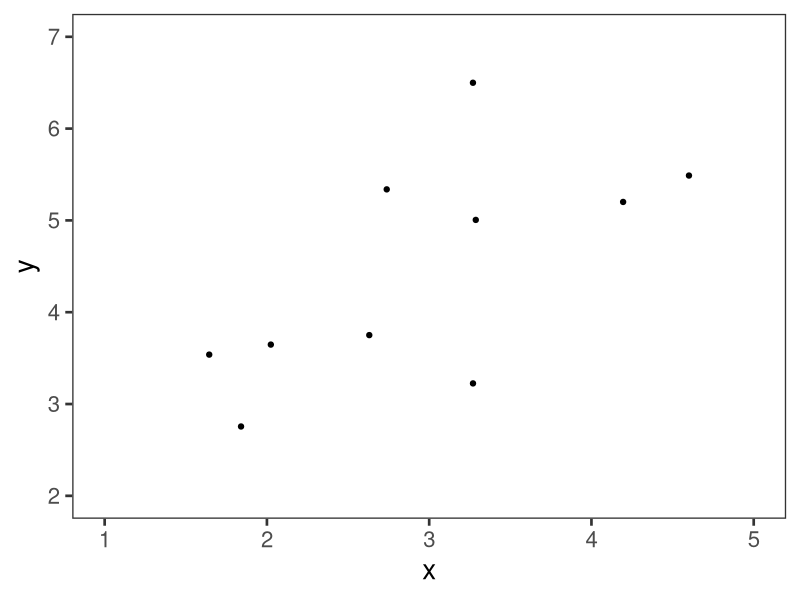
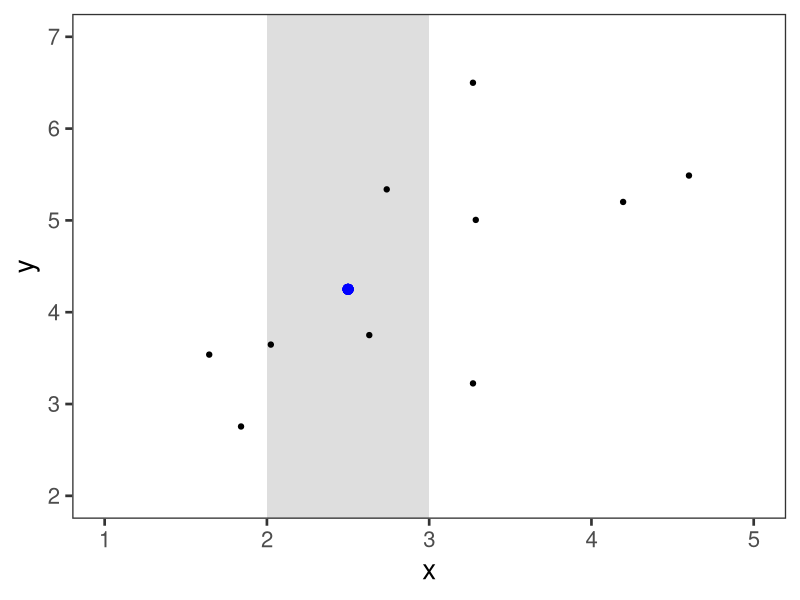
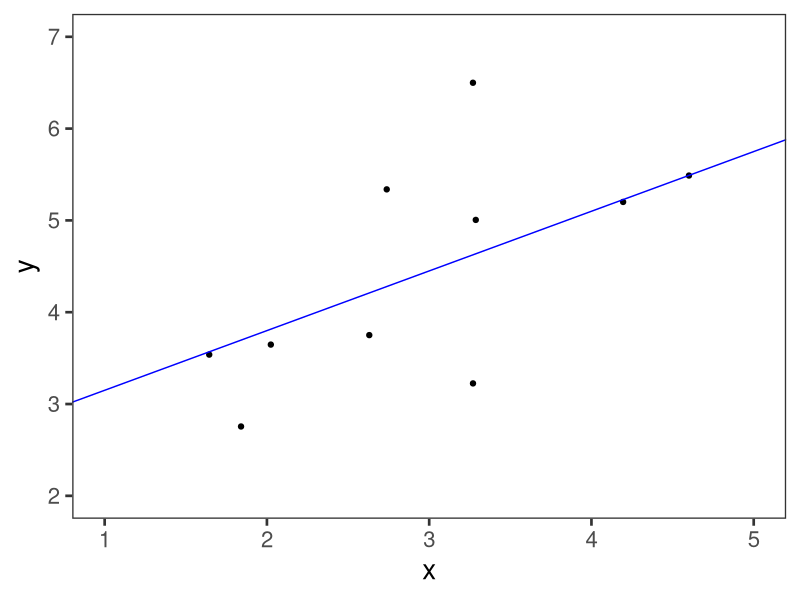
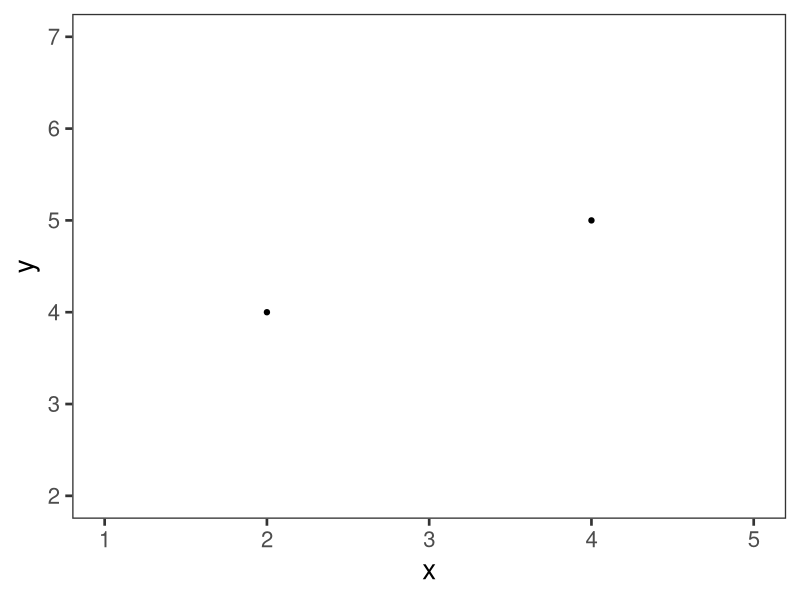
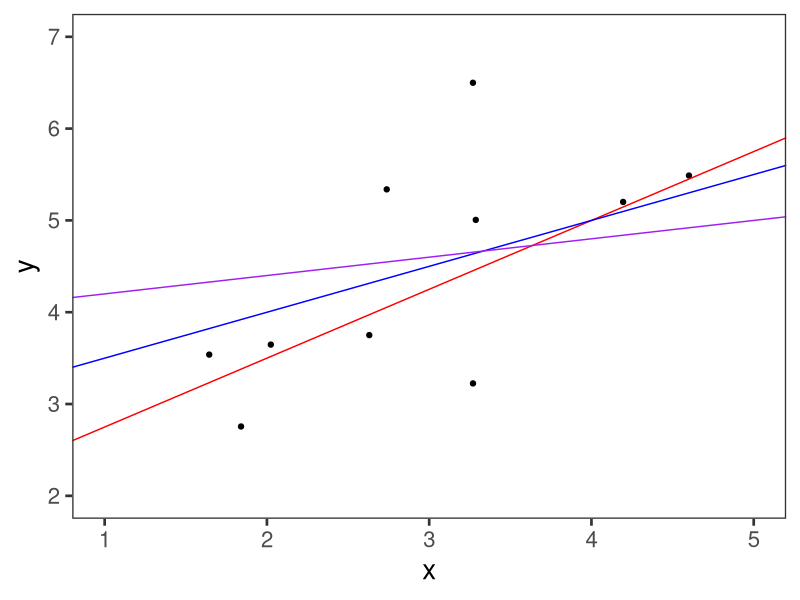
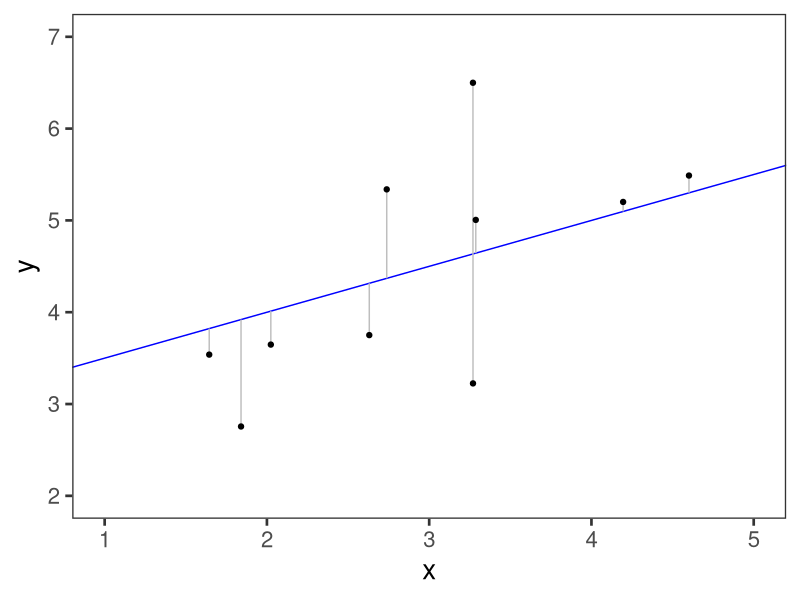
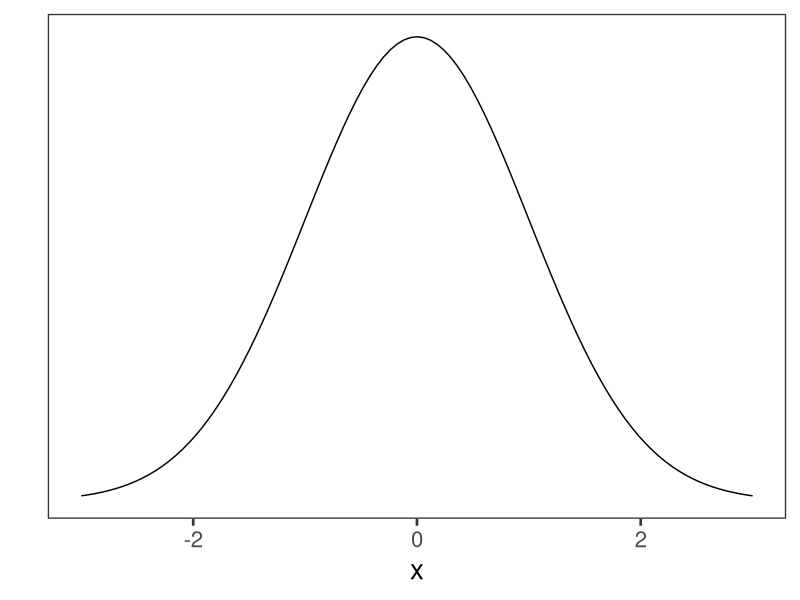
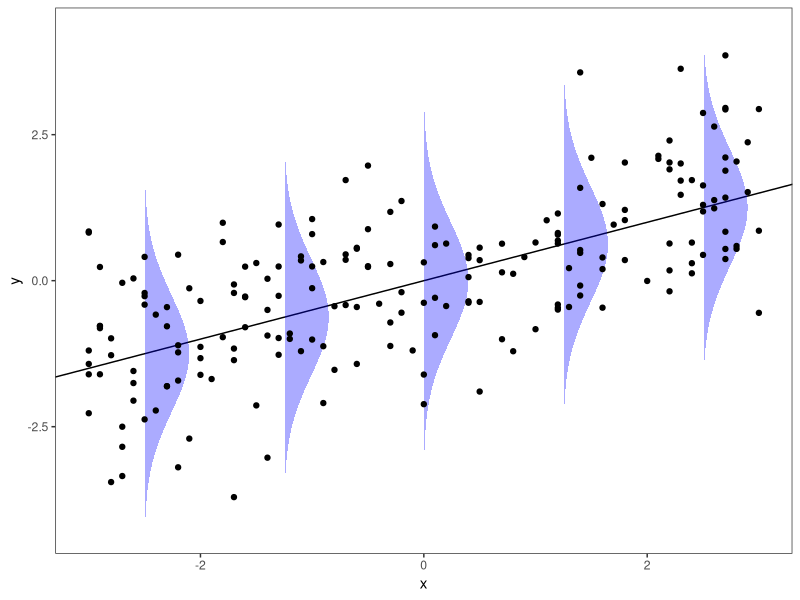

These charts were generated, in order, by the following R code: (Note: this script raises an error after producing the figures.)
## ---- chunk 1

## ---- chunk 2
library(tidyverse)
# library(xaringanthemer)
knitr::opts_chunk$set(dev.args = list(bg = 'transparent'), echo=F)

ggplot2::theme_set(ggplot2::theme_bw(base_size = 20))
## ---- chunk 3


standardize <- function(x){
  (x-mean(x))/sd(x)
}


N <- 10

set.seed(234234)

dfsim <- tibble(
  x = rnorm(N, 3, 2),
  y = 3 + 1/2*x + rnorm(N, 0, 1)
) #%>% 
  # mutate(x = x*2, y = y*2) %>% 
  # bind_rows(
  #   tribble(
  #     ~x, ~y,
  #     3, 1,
  #     6, 3
  #   )
  # )

dfsim %>% 
  ggplot(aes(x=x, y=y)) + 
  geom_point() +
  theme(aspect.ratio=1) +
  theme_bw(base_size = 20) +
  theme(
    panel.grid=element_blank()
    ) +
  coord_cartesian() +
  xlim(1, 5)+
  ylim(2,7)
## ---- chunk 4

dfsim %>% 
  ggplot(aes(x=x, y=y)) + 
  annotate("rect", xmin=2, xmax=3, ymin=-Inf, ymax=Inf, alpha=.5, fill="grey") +
  geom_point() +
  geom_point(aes(x = 2.5, y = 4.25), size=3, color="blue") +
  # geom_segment(aes(x = 2, xend=2, y=.5, yend=-Inf), linetype="dashed", color="red") +
  theme(aspect.ratio=1) +
  theme_bw(base_size = 20) +
  theme(
      panel.grid=element_blank()
  ) +
  coord_cartesian()+
  xlim(1, 5)+
  ylim(2,7)
  # scale_x_continuous(breaks = c(-2, 0, 2, 4, 6, 8))
## ---- chunk 5

dfsim %>% 
  ggplot(aes(x=x, y=y)) + 
  geom_point() +
  geom_abline(intercept = 2.5, slope = 1.3/2, color="blue") + # slightly off
  theme(aspect.ratio=1) +
  theme_bw(base_size = 20) +
  theme(
      panel.grid=element_blank()
  ) +
  coord_cartesian() +
  xlim(1, 5) +
  ylim(2,7)
## ---- chunk 6
tibble(x=c(2,4), y = c(4, 5)) %>%
  # tail(2) %>% 
  ggplot(aes(x=x, y=y)) + 
  geom_point() +
  # geom_abline(intercept = -1.1, slope = 2/3.1, color="blue") + # slightly off
  theme(aspect.ratio=1) +
  theme_bw(base_size = 20) +
  theme(
      panel.grid=element_blank(), 
      # aspect.ratio=.5
  ) +
  coord_cartesian() +
  xlim(1, 5) +
  ylim(2,7)
## ---- chunk 7
dfsim %>% 
  ggplot(aes(x=x, y=y)) + 
  geom_point() +
  geom_abline(intercept = 2, slope = .75, color="red") + # slightly off
  geom_abline(intercept = 3, slope = 1/2, color="blue") + # slightly off
  geom_abline(intercept = 4, slope = .2, color="purple") + # slightly off
  theme(aspect.ratio=1) +
  theme_bw(base_size = 20) +
  theme(
      panel.grid=element_blank()
  ) +
  coord_cartesian()+
  xlim(1, 5) +
  ylim(2,7)
## ---- chunk 8

dfsim %>% 
    mutate(predy = x*1/2 + 3) %>% 
  ggplot(aes(x=x, y=y)) +
  geom_abline(slope = 1/2, intercept = 3, color="blue" ) +
  geom_segment(aes(xend=x, yend=predy), color="grey") +
  geom_point() +
  # theme(aspect.ratio=1)
  # ggplot(aes(x=x, y=y)) + 
  # geom_point() +
  # geom_abline(intercept = -2, slope = 1, color="red") + # slightly off
  # geom_abline(intercept = -1.1, slope = 2/3.1, color="blue") + # slightly off
  # geom_abline(intercept = 0, slope = .5, color="purple") + # slightly off
  # theme(aspect.ratio=1) +
  theme_bw(base_size = 20) +
  theme(
      panel.grid=element_blank(),
      # aspect.ratio=1
  ) +
  coord_cartesian()+
  xlim(1, 5) +
  ylim(2,7)

# rand10 %>% 
#   mutate(predy = x) %>% 
#   ggplot(aes(x=x, y=y)) + 
#   geom_abline(slope = 1, intercept = 0, color="blue" ) +
#   geom_segment(aes(xend=x, yend=predy), color="grey") +
#   geom_point() +
#   theme(aspect.ratio=1)
## ---- chunk 9
ggplot(data = data.frame(x = c(-3, 3)), aes(x)) +
  stat_function(fun = dnorm, n = 101, args = list(mean = 0, sd = 1)) + ylab("") +
  scale_y_continuous(breaks = NULL) +
  theme_bw(base_size=20) +
  theme(panel.grid=element_blank())
## ---- chunk 10
## borrowed from:
## https://stackoverflow.com/a/62553817/8297546
set.seed(234524)
x <- seq(-2.5,2.5,length.out=5)
y <- x*0.5

# x <- x - mean(x)
# y <- y - mean(y)

df <- data.frame(x, y)

# For every row in `df`, compute a rotated normal density centered at `y` and shifted by `x`
curves <- lapply(seq_len(NROW(df)), function(i) {
  mu <- df$y[i]
  range <- mu + c(-3, 3)
  seq <- seq(range[1], range[2], length.out = 100)
  data.frame(
    x = 1 * dnorm(seq, mean = mu) + df$x[i],
    y = seq,
    grp = i
  )
})

# Combine above densities in one data.frame
curves <- do.call(rbind, curves)

sim_obs_data <- tibble(
  x = sample(seq(-3,3,.1), size=200, replace=T),
  y = x*.5 + rnorm(200, 0, 1)
)

ggplot(mapping=aes(x, y)) +
  # geom_line() +
  geom_abline(slope=.5, intercept=0) +
  # The path draws the curve
  # geom_path(data = curves, aes(x=x, group = grp)) +
  # The polygon does the shading. We can use `oob_squish()` to set a range.
  geom_polygon(data = curves, aes(x=x, group = grp), alpha=.33, fill="blue") +
  geom_point(data = sim_obs_data) +
  theme_bw() +
  theme(panel.grid = element_blank())
## ---- chunk 11
howell <- read_csv("../data/howell1.csv") %>% 
  filter(age >= 18)
## ---- chunk 12
head(howell)
## ---- chunk 13
knitr::include_graphics("img/San_Schmuck.jpeg")
## ---- chunk 14
howell %>% 
  ggplot(aes(x=height, y=weight)) + 
  geom_point()
## ---- chunk 15
fit <- lm(weight ~ height, data = howell)
## ---- chunk 16
fit
## ---- chunk 17
tibble(residual = fit$residuals) %>% 
  ggplot(aes(x=residual)) +
  geom_histogram()
## ---- chunk 18
tibble(residual = fit$residuals) %>% 
  ggplot(aes(sample = residual)) + # NOTE: stat_qq* expect a sample aesthetic
  stat_qq() +
  stat_qq_line() +
  labs(x="Theoretical quantile", y = "Observed quantile")
## ---- chunk 19
tibble(
  predicted = fit$fitted.values,
  residual = fit$residuals
) %>% 
  ggplot(aes(x = predicted, y = residual)) +
  geom_point() +
  geom_hline(yintercept = 0)
## ---- chunk 20
ggplot(howell, aes(x=weight)) +
  geom_histogram() +
  geom_vline(xintercept = mean(howell$weight), color="red")
## ---- chunk 21
summary(fit)
## ---- chunk 22
predict(fit, tibble(height = 176))
## ---- chunk 23
preds <- howell %>% 
  filter(height == min(height) | height == max(height)) %>% 
  mutate(predicted = predict(fit, .))

howell %>% 
  ggplot(aes(x=height, y=weight)) + 
  geom_point() +
  geom_line(data = preds, aes(x=height, y = predicted), color = "blue")
  
